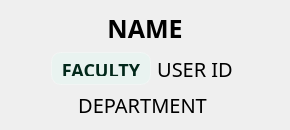
                             <widget class="QFrame" name="frame_20">
                              <property name="maximumSize">
                               <size>
                                <width>16777215</width>
                                <height>500</height>
                               </size>
                              </property>
                              <property name="styleSheet">
                               <string notr="true">background: none;
border: none;</string>
                              </property>
                              <property name="frameShape">
                               <enum>QFrame::StyledPanel</enum>
                              </property>
                              <property name="frameShadow">
                               <enum>QFrame::Raised</enum>
                              </property>
                              <layout class="QGridLayout" name="gridLayout_21">
                               <item row="0" column="0" colspan="2">
                                <widget class="QLabel" name="name">
                                 <property name="sizePolicy">
                                  <sizepolicy hsizetype="Preferred" vsizetype="Fixed">
                                   <horstretch>0</horstretch>
                                   <verstretch>0</verstretch>
                                  </sizepolicy>
                                 </property>
                                 <property name="minimumSize">
                                  <size>
                                   <width>0</width>
                                   <height>20</height>
                                  </size>
                                 </property>
                                 <property name="maximumSize">
                                  <size>
                                   <width>16777215</width>
                                   <height>35</height>
                                  </size>
                                 </property>
                                 <property name="font">
                                  <font>
                                   <family>Poppins,Arial,Helvetica,sans-serif</family>
                                   <pointsize>-1</pointsize>
                                   <weight>99</weight>
                                   <bold>true</bold>
                                  </font>
                                 </property>
                                 <property name="styleSheet">
                                  <string notr="true">QLabel {
    background: none;
    color: black;
    font-size: 25px;
    font-weight: 900; /* Extra Bold */
    font-family: &quot;Poppins&quot;, &quot;Arial&quot;, &quot;Helvetica&quot;, sans-serif;
    border: none;
    text-align: center;
}
</string>
                                 </property>
                                 <property name="text">
                                  <string>NAME</string>
                                 </property>
                                 <property name="alignment">
                                  <set>Qt::AlignCenter</set>
                                 </property>
                                </widget>
                               </item>
                               <item row="1" column="0">
                                <layout class="QGridLayout" name="gridLayout_24">
                                 <item row="0" column="0">
                                  <layout class="QGridLayout" name="gridLayout_25">
                                   <item row="0" column="0">
                                    <spacer name="horizontalSpacer_8">
                                     <property name="orientation">
                                      <enum>Qt::Horizontal</enum>
                                     </property>
                                     <property name="sizeHint" stdset="0">
                                      <size>
                                       <width>40</width>
                                       <height>20</height>
                                      </size>
                                     </property>
                                    </spacer>
                                   </item>
                                   <item row="0" column="1">
                                    <widget class="QFrame" name="frame_56">
                                     <property name="sizePolicy">
                                      <sizepolicy hsizetype="Preferred" vsizetype="Fixed">
                                       <horstretch>0</horstretch>
                                       <verstretch>0</verstretch>
                                      </sizepolicy>
                                     </property>
                                     <property name="minimumSize">
                                      <size>
                                       <width>0</width>
                                       <height>0</height>
                                      </size>
                                     </property>
                                     <property name="maximumSize">
                                      <size>
                                       <width>120</width>
                                       <height>100</height>
                                      </size>
                                     </property>
                                     <property name="styleSheet">
                                      <string notr="true">QFrame {
    background-color: #E9F3F0;
    border: 1px solid rgba(255, 255, 255, 0.3); /* Subtle border */
    border-radius: 10px;
    backdrop-filter: blur(15px); /* Blur effect */
}
</string>
                                     </property>
                                     <property name="frameShape">
                                      <enum>QFrame::StyledPanel</enum>
                                     </property>
                                     <property name="frameShadow">
                                      <enum>QFrame::Raised</enum>
                                     </property>
                                     <layout class="QGridLayout" name="gridLayout_57">
                                      <item row="1" column="0">
                                       <widget class="QLabel" name="label_65">
                                        <property name="sizePolicy">
                                         <sizepolicy hsizetype="Preferred" vsizetype="Fixed">
                                          <horstretch>0</horstretch>
                                          <verstretch>0</verstretch>
                                         </sizepolicy>
                                        </property>
                                        <property name="minimumSize">
                                         <size>
                                          <width>0</width>
                                          <height>13</height>
                                         </size>
                                        </property>
                                        <property name="maximumSize">
                                         <size>
                                          <width>16777215</width>
                                          <height>10</height>
                                         </size>
                                        </property>
                                        <property name="font">
                                         <font>
                                          <family>Poppins,Arial,Helvetica,sans-serif</family>
                                          <pointsize>-1</pointsize>
                                          <weight>99</weight>
                                          <bold>true</bold>
                                         </font>
                                        </property>
                                        <property name="styleSheet">
                                         <string notr="true">QLabel {
    background: none;
    color: #02281A;
    font-size: 18px;
    font-weight: 900; /* Extra Bold */
    font-family: &quot;Poppins&quot;, &quot;Arial&quot;, &quot;Helvetica&quot;, sans-serif;
    border: none;
    text-align: center;
}</string>
                                        </property>
                                        <property name="text">
                                         <string>FACULTY</string>
                                        </property>
                                        <property name="alignment">
                                         <set>Qt::AlignCenter</set>
                                        </property>
                                       </widget>
                                      </item>
                                     </layout>
                                    </widget>
                                   </item>
                                   <item row="0" column="2">
                                    <widget class="QLabel" name="user_id_label">
                                     <property name="sizePolicy">
                                      <sizepolicy hsizetype="Preferred" vsizetype="Fixed">
                                       <horstretch>0</horstretch>
                                       <verstretch>0</verstretch>
                                      </sizepolicy>
                                     </property>
                                     <property name="minimumSize">
                                      <size>
                                       <width>0</width>
                                       <height>20</height>
                                      </size>
                                     </property>
                                     <property name="maximumSize">
                                      <size>
                                       <width>16777215</width>
                                       <height>35</height>
                                      </size>
                                     </property>
                                     <property name="font">
                                      <font>
                                       <family>Poppins,Arial,Helvetica,sans-serif</family>
                                       <pointsize>-1</pointsize>
                                      </font>
                                     </property>
                                     <property name="styleSheet">
                                      <string notr="true">QLabel {
    background: none;
    color: black;
    font-size: 20px;
    font-family: &quot;Poppins&quot;, &quot;Arial&quot;, &quot;Helvetica&quot;, sans-serif;
    border: none;
    text-align: center;
}
</string>
                                     </property>
                                     <property name="text">
                                      <string>USER ID</string>
                                     </property>
                                     <property name="alignment">
                                      <set>Qt::AlignCenter</set>
                                     </property>
                                    </widget>
                                   </item>
                                   <item row="0" column="3">
                                    <spacer name="horizontalSpacer_9">
                                     <property name="orientation">
                                      <enum>Qt::Horizontal</enum>
                                     </property>
                                     <property name="sizeHint" stdset="0">
                                      <size>
                                       <width>40</width>
                                       <height>20</height>
                                      </size>
                                     </property>
                                    </spacer>
                                   </item>
                                  </layout>
                                 </item>
                                 <item row="1" column="0">
                                  <layout class="QGridLayout" name="gridLayout_26">
                                   <item row="0" column="0">
                                    <spacer name="horizontalSpacer_10">
                                     <property name="orientation">
                                      <enum>Qt::Horizontal</enum>
                                     </property>
                                     <property name="sizeHint" stdset="0">
                                      <size>
                                       <width>40</width>
                                       <height>20</height>
                                      </size>
                                     </property>
                                    </spacer>
                                   </item>
                                   <item row="0" column="1">
                                    <widget class="QLabel" name="department_label">
                                     <property name="sizePolicy">
                                      <sizepolicy hsizetype="Preferred" vsizetype="Fixed">
                                       <horstretch>0</horstretch>
                                       <verstretch>0</verstretch>
                                      </sizepolicy>
                                     </property>
                                     <property name="minimumSize">
                                      <size>
                                       <width>0</width>
                                       <height>20</height>
                                      </size>
                                     </property>
                                     <property name="maximumSize">
                                      <size>
                                       <width>16777215</width>
                                       <height>35</height>
                                      </size>
                                     </property>
                                     <property name="font">
                                      <font>
                                       <family>Poppins,Arial,Helvetica,sans-serif</family>
                                       <pointsize>-1</pointsize>
                                      </font>
                                     </property>
                                     <property name="styleSheet">
                                      <string notr="true">QLabel {
    background: none;
    color: black;
    font-size: 20px;
    font-family: &quot;Poppins&quot;, &quot;Arial&quot;, &quot;Helvetica&quot;, sans-serif;
    border: none;
    text-align: center;
}
</string>
                                     </property>
                                     <property name="text">
                                      <string>DEPARTMENT</string>
                                     </property>
                                     <property name="alignment">
                                      <set>Qt::AlignCenter</set>
                                     </property>
                                    </widget>
                                   </item>
                                   <item row="0" column="2">
                                    <spacer name="horizontalSpacer_11">
                                     <property name="orientation">
                                      <enum>Qt::Horizontal</enum>
                                     </property>
                                     <property name="sizeHint" stdset="0">
                                      <size>
                                       <width>40</width>
                                       <height>20</height>
                                      </size>
                                     </property>
                                    </spacer>
                                   </item>
                                  </layout>
                                 </item>
                                </layout>
                               </item>
                              </layout>
                             </widget>
